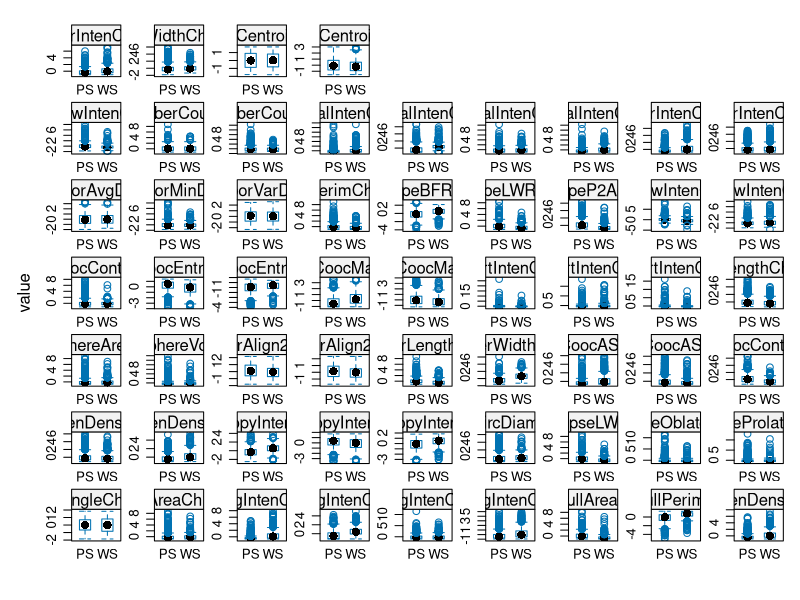

The R script that drew this image: (Note: this script raises an error after producing the figure.)
## Within this file we would cover :
## boxplotsm, PCA, clustering, svm, and the kernel trick
library(caret)

#===================================================
# Load the dataset
#===================================================
data(segmentationData)

#===================================================
# try ML on segmentation data
#===================================================
View(segmentationData)

segmentationData_DT <- segmentationData[,-c(1:2)]
any(is.na(segmentationData_DT))
segmentationData_DT[,-1] <- scale(segmentationData_DT[,-1])

# [1] "Class"                   "AngleCh1"                "AreaCh1"                 "AvgIntenCh1"            
# [5] "AvgIntenCh2"             "AvgIntenCh3"             "AvgIntenCh4"             "ConvexHullAreaRatioCh1" 
# [9] "ConvexHullPerimRatioCh1" "DiffIntenDensityCh1"     "DiffIntenDensityCh3"     "DiffIntenDensityCh4"    
# [13] "EntropyIntenCh1"         "EntropyIntenCh3"         "EntropyIntenCh4"         "EqCircDiamCh1"          
# [17] "EqEllipseLWRCh1"         "EqEllipseOblateVolCh1"   "EqEllipseProlateVolCh1"  "EqSphereAreaCh1"        
# [21] "EqSphereVolCh1"          "FiberAlign2Ch3"          "FiberAlign2Ch4"          "FiberLengthCh1"         
# [25] "FiberWidthCh1"           "IntenCoocASMCh3"         "IntenCoocASMCh4"         "IntenCoocContrastCh3"   
# [29] "IntenCoocContrastCh4"    "IntenCoocEntropyCh3"     "IntenCoocEntropyCh4"     "IntenCoocMaxCh3"        
# [33] "IntenCoocMaxCh4"         "KurtIntenCh1"            "KurtIntenCh3"            "KurtIntenCh4"           
# [37] "LengthCh1"               "NeighborAvgDistCh1"      "NeighborMinDistCh1"      "NeighborVarDistCh1"     
# [41] "PerimCh1"                "ShapeBFRCh1"             "ShapeLWRCh1"             "ShapeP2ACh1"            
# [45] "SkewIntenCh1"            "SkewIntenCh3"            "SkewIntenCh4"            "SpotFiberCountCh3"      
# [49] "SpotFiberCountCh4"       "TotalIntenCh1"           "TotalIntenCh2"           "TotalIntenCh3"          
# [53] "TotalIntenCh4"           "VarIntenCh1"             "VarIntenCh3"             "VarIntenCh4"            
# [57] "WidthCh1"                "XCentroid"               "YCentroid"        

require(reshape2)
segmentationData_DT_m <- melt(segmentationData_DT)
bwplot( value ~ Class | variable,data = segmentationData_DT_m, scales="free")


# ================================================================================
# Split data
#=================================================================================

# create 70%/30% split of the training data
# also within cross-validation, it is important to keep the same proprotions !!!
indexes <- createDataPartition(segmentationData_DT$Class,
                               times = 1,
                               p = 0.7,
                               list=FALSE)

length(indexes)
# indexes of the passengers we want in the training set

segm.train <- segmentationData_DT[indexes,]
segm.test <- segmentationData_DT[-indexes,]

# the proportions are conserved
prop.table(table(segmentationData_DT$Class))
prop.table(table(segm.train$Class))
prop.table(table(segm.test$Class))


#=================================================================================================
# Split data
#=================================================================================================

# 3 times 10-fold CV => you test 30x the accuracy of your model
# (you get an estimate of the performance of your model)

train.control <- trainControl(method = "repeatedcv", 
                              number = 10,
                              repeats=3
)


### ALL THE MODELS
names(getModelInfo())
# see: topepo.github.io/caret/available-models.html
# some algorithms good for both classification and regression
# some are better for one than for the other

caret.cv.knn <- train(Class ~ .,
                      data = segm.train,
                      method = "knn",
                      trControl = train.control,
                      tuneLength = 10
)


caret.cv.svm <- train(Class ~ ., 
                      data = segm.train,
                      method = "svmLinear",
                      trControl = train.control)

caret.cv.svmradial <- train(Class ~ ., 
                            data = segm.train,
                            method = "svmRadial",
                            trControl = train.control)

caret.cv.rf <- train(Class ~ ., 
                            data = segm.train,
                            method = "rf",
                            trControl = train.control)



varimp_knn <- varImp(caret.cv.knn)$importance

varimp_svmrad <- varImp(caret.cv.svmradial)$importance







xx <- data.frame(x=c(1,2,3), y =c(4,5,6))
rownames(xx) <- c("aa", "bb", "cc")
yy <- data.frame(x=c(7,8,9), y =c(10,11,12))
rownames(yy) <- c("bb", "cc", "aa")

cbind(xx, yy[match(rownames(xx), rownames(yy)),])



cbind(xx, yy)
train <- train[, features]
str(train)





## In principle the first thing to do is to put away the 
## test set to prevent any temptation
# (already labeled for Test and Train data)
test.idx = which(segmentationData[,"Case"] == "Test")
test.set = segmentationData[test.idx,]

segmentationData = segmentationData[-test.idx,]

cell.info = segmentationData[,1:3]
cell.data = segmentationData[,-(1:3)]
boxplot(cell.data[,2:5])
cell.data.scale = scale(cell.data)
boxplot(cell.data.scale[,2:5])
# => all the numerics have a different distributions and are at different scale
# => scale them so that they are centered on 0 with sd 1
